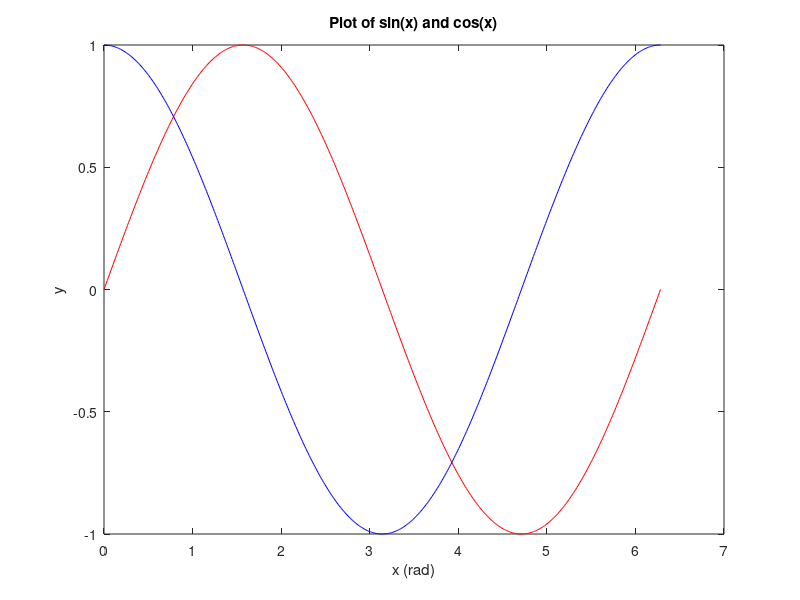

Recreate this plot in MATLAB. (Note: this script raises an error after producing the figure.)
% prepare the workspace
clear; clc

%Prepare x & y (and other possibilities for x)
x = linspace(0,2*pi,500);
x2 = 0:0.01:2*pi; %This gives 629 points spaced out by 0.01.

y_sin = sin(x); %x2 should give a very similar result
y_cos = cos(x);

%Plotting
plot(x,y_sin,"r")
hold on; %To plot on the same set of axes
plot(x,y_cos,"b")
hold off;

%Formatting the plot
xlabel("x (rad)")
ylabel("y")
title("Plot of sin(x) and cos(x)")
yline(0)
legend("sin(x)","cos(x)","Location","best")

xlim([0,2*pi])
xticks([0,pi/2,pi,3*pi/2,2*pi])
xticklabels({'0','\pi/2','\pi','3\pi/2','2\pi'})
